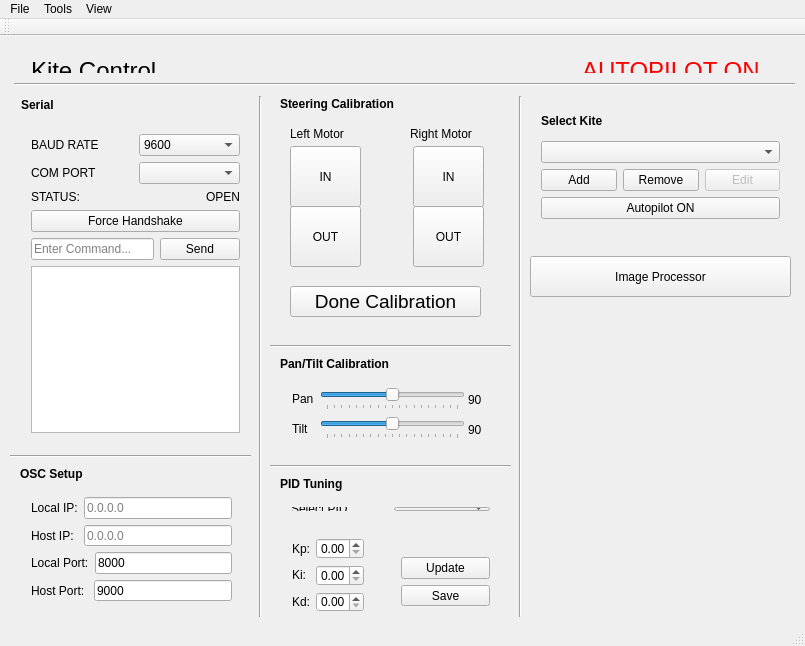
<?xml version="1.0" encoding="UTF-8"?>
<ui version="4.0">
 <class>MainWindow</class>
 <widget class="QMainWindow" name="MainWindow">
  <property name="geometry">
   <rect>
    <x>0</x>
    <y>0</y>
    <width>805</width>
    <height>646</height>
   </rect>
  </property>
  <property name="font">
   <font>
    <family>Arial</family>
   </font>
  </property>
  <property name="windowTitle">
   <string>Kite Control</string>
  </property>
  <property name="styleSheet">
   <string notr="true"/>
  </property>
  <widget class="QWidget" name="centralWidget">
   <widget class="Line" name="line">
    <property name="geometry">
     <rect>
      <x>14</x>
      <y>40</y>
      <width>781</width>
      <height>16</height>
     </rect>
    </property>
    <property name="sizePolicy">
     <sizepolicy hsizetype="Minimum" vsizetype="Fixed">
      <horstretch>0</horstretch>
      <verstretch>0</verstretch>
     </sizepolicy>
    </property>
    <property name="baseSize">
     <size>
      <width>0</width>
      <height>0</height>
     </size>
    </property>
    <property name="orientation">
     <enum>Qt::Horizontal</enum>
    </property>
   </widget>
   <widget class="Line" name="line_2">
    <property name="geometry">
     <rect>
      <x>250</x>
      <y>60</y>
      <width>20</width>
      <height>521</height>
     </rect>
    </property>
    <property name="orientation">
     <enum>Qt::Vertical</enum>
    </property>
   </widget>
   <widget class="Line" name="line_3">
    <property name="geometry">
     <rect>
      <x>10</x>
      <y>410</y>
      <width>241</width>
      <height>20</height>
     </rect>
    </property>
    <property name="orientation">
     <enum>Qt::Horizontal</enum>
    </property>
   </widget>
   <widget class="QPushButton" name="leftMotorInButton">
    <property name="geometry">
     <rect>
      <x>290</x>
      <y>110</y>
      <width>71</width>
      <height>61</height>
     </rect>
    </property>
    <property name="styleSheet">
     <string notr="true"/>
    </property>
    <property name="text">
     <string>IN</string>
    </property>
    <property name="checkable">
     <bool>false</bool>
    </property>
    <property name="autoDefault">
     <bool>false</bool>
    </property>
    <property name="default">
     <bool>false</bool>
    </property>
    <property name="flat">
     <bool>false</bool>
    </property>
   </widget>
   <widget class="QPushButton" name="leftMotorOutButton">
    <property name="geometry">
     <rect>
      <x>290</x>
      <y>170</y>
      <width>71</width>
      <height>61</height>
     </rect>
    </property>
    <property name="text">
     <string>OUT</string>
    </property>
   </widget>
   <widget class="QPushButton" name="rightMotorOutButton">
    <property name="geometry">
     <rect>
      <x>413</x>
      <y>170</y>
      <width>71</width>
      <height>61</height>
     </rect>
    </property>
    <property name="text">
     <string>OUT</string>
    </property>
   </widget>
   <widget class="QPushButton" name="rightMotorInButton">
    <property name="geometry">
     <rect>
      <x>413</x>
      <y>110</y>
      <width>71</width>
      <height>61</height>
     </rect>
    </property>
    <property name="text">
     <string>IN</string>
    </property>
   </widget>
   <widget class="QLabel" name="label_6">
    <property name="geometry">
     <rect>
      <x>290</x>
      <y>90</y>
      <width>66</width>
      <height>16</height>
     </rect>
    </property>
    <property name="text">
     <string>Left Motor</string>
    </property>
   </widget>
   <widget class="QLabel" name="label_7">
    <property name="geometry">
     <rect>
      <x>410</x>
      <y>90</y>
      <width>75</width>
      <height>16</height>
     </rect>
    </property>
    <property name="text">
     <string>Right Motor</string>
    </property>
   </widget>
   <widget class="QLabel" name="label_8">
    <property name="geometry">
     <rect>
      <x>20</x>
      <y>430</y>
      <width>71</width>
      <height>16</height>
     </rect>
    </property>
    <property name="text">
     <string>&lt;html&gt;&lt;head/&gt;&lt;body&gt;&lt;p&gt;&lt;span style=&quot; font-weight:600;&quot;&gt;OSC Setup&lt;/span&gt;&lt;/p&gt;&lt;/body&gt;&lt;/html&gt;</string>
    </property>
   </widget>
   <widget class="Line" name="line_5">
    <property name="geometry">
     <rect>
      <x>270</x>
      <y>300</y>
      <width>241</width>
      <height>20</height>
     </rect>
    </property>
    <property name="orientation">
     <enum>Qt::Horizontal</enum>
    </property>
   </widget>
   <widget class="QLabel" name="label_9">
    <property name="geometry">
     <rect>
      <x>280</x>
      <y>440</y>
      <width>81</width>
      <height>16</height>
     </rect>
    </property>
    <property name="text">
     <string>&lt;html&gt;&lt;head/&gt;&lt;body&gt;&lt;p&gt;&lt;span style=&quot; font-weight:600;&quot;&gt;PID Tuning&lt;/span&gt;&lt;/p&gt;&lt;/body&gt;&lt;/html&gt;</string>
    </property>
   </widget>
   <widget class="QWidget" name="layoutWidget">
    <property name="geometry">
     <rect>
      <x>281</x>
      <y>491</y>
      <width>94</width>
      <height>96</height>
     </rect>
    </property>
    <layout class="QHBoxLayout" name="horizontalLayout_4">
     <item>
      <layout class="QVBoxLayout" name="verticalLayout_3">
       <item>
        <widget class="QLabel" name="label_10">
         <property name="text">
          <string>Kp:</string>
         </property>
        </widget>
       </item>
       <item>
        <widget class="QLabel" name="label_12">
         <property name="text">
          <string>Ki:</string>
         </property>
        </widget>
       </item>
       <item>
        <widget class="QLabel" name="label_11">
         <property name="text">
          <string>Kd:</string>
         </property>
        </widget>
       </item>
      </layout>
     </item>
     <item>
      <layout class="QVBoxLayout" name="verticalLayout_4">
       <item>
        <widget class="QDoubleSpinBox" name="doubleSpinBox"/>
       </item>
       <item>
        <widget class="QDoubleSpinBox" name="doubleSpinBox_3"/>
       </item>
       <item>
        <widget class="QDoubleSpinBox" name="doubleSpinBox_2"/>
       </item>
      </layout>
     </item>
    </layout>
   </widget>
   <widget class="QLabel" name="label_13">
    <property name="geometry">
     <rect>
      <x>280</x>
      <y>60</y>
      <width>141</width>
      <height>16</height>
     </rect>
    </property>
    <property name="text">
     <string>&lt;html&gt;&lt;head/&gt;&lt;body&gt;&lt;p&gt;&lt;span style=&quot; font-weight:600;&quot;&gt;Steering Calibration&lt;/span&gt;&lt;/p&gt;&lt;/body&gt;&lt;/html&gt;</string>
    </property>
   </widget>
   <widget class="Line" name="line_6">
    <property name="windowModality">
     <enum>Qt::ApplicationModal</enum>
    </property>
    <property name="geometry">
     <rect>
      <x>510</x>
      <y>60</y>
      <width>20</width>
      <height>521</height>
     </rect>
    </property>
    <property name="font">
     <font>
      <pointsize>22</pointsize>
     </font>
    </property>
    <property name="orientation">
     <enum>Qt::Vertical</enum>
    </property>
   </widget>
   <widget class="QLabel" name="label_14">
    <property name="geometry">
     <rect>
      <x>280</x>
      <y>320</y>
      <width>141</width>
      <height>16</height>
     </rect>
    </property>
    <property name="text">
     <string>&lt;html&gt;&lt;head/&gt;&lt;body&gt;&lt;p&gt;&lt;span style=&quot; font-weight:600;&quot;&gt;Pan/Tilt Calibration&lt;/span&gt;&lt;/p&gt;&lt;/body&gt;&lt;/html&gt;</string>
    </property>
   </widget>
   <widget class="QWidget" name="layoutWidget">
    <property name="geometry">
     <rect>
      <x>281</x>
      <y>340</y>
      <width>223</width>
      <height>75</height>
     </rect>
    </property>
    <layout class="QHBoxLayout" name="horizontalLayout_7">
     <item>
      <layout class="QHBoxLayout" name="horizontalLayout_5">
       <item>
        <layout class="QVBoxLayout" name="verticalLayout_5">
         <item>
          <widget class="QLabel" name="label_15">
           <property name="text">
            <string>Pan</string>
           </property>
          </widget>
         </item>
         <item>
          <widget class="QLabel" name="label_17">
           <property name="text">
            <string>Tilt</string>
           </property>
          </widget>
         </item>
        </layout>
       </item>
       <item>
        <layout class="QVBoxLayout" name="verticalLayout_6">
         <item>
          <widget class="QSlider" name="panSlider">
           <property name="sizePolicy">
            <sizepolicy hsizetype="Ignored" vsizetype="Fixed">
             <horstretch>0</horstretch>
             <verstretch>0</verstretch>
            </sizepolicy>
           </property>
           <property name="minimumSize">
            <size>
             <width>145</width>
             <height>22</height>
            </size>
           </property>
           <property name="maximumSize">
            <size>
             <width>145</width>
             <height>22</height>
            </size>
           </property>
           <property name="maximum">
            <number>180</number>
           </property>
           <property name="value">
            <number>90</number>
           </property>
           <property name="orientation">
            <enum>Qt::Horizontal</enum>
           </property>
           <property name="tickPosition">
            <enum>QSlider::TicksBelow</enum>
           </property>
          </widget>
         </item>
         <item>
          <widget class="QSlider" name="tiltSlider">
           <property name="minimumSize">
            <size>
             <width>145</width>
             <height>22</height>
            </size>
           </property>
           <property name="maximumSize">
            <size>
             <width>145</width>
             <height>22</height>
            </size>
           </property>
           <property name="maximum">
            <number>180</number>
           </property>
           <property name="value">
            <number>90</number>
           </property>
           <property name="orientation">
            <enum>Qt::Horizontal</enum>
           </property>
           <property name="tickPosition">
            <enum>QSlider::TicksBelow</enum>
           </property>
          </widget>
         </item>
        </layout>
       </item>
      </layout>
     </item>
     <item>
      <layout class="QVBoxLayout" name="verticalLayout_7">
       <item>
        <widget class="QLabel" name="label_18">
         <property name="minimumSize">
          <size>
           <width>25</width>
           <height>25</height>
          </size>
         </property>
         <property name="maximumSize">
          <size>
           <width>25</width>
           <height>25</height>
          </size>
         </property>
         <property name="text">
          <string>90</string>
         </property>
        </widget>
       </item>
       <item>
        <widget class="QLabel" name="label_19">
         <property name="minimumSize">
          <size>
           <width>25</width>
           <height>25</height>
          </size>
         </property>
         <property name="maximumSize">
          <size>
           <width>25</width>
           <height>25</height>
          </size>
         </property>
         <property name="text">
          <string>90</string>
         </property>
        </widget>
       </item>
      </layout>
     </item>
    </layout>
   </widget>
   <widget class="QLabel" name="label_22">
    <property name="geometry">
     <rect>
      <x>21</x>
      <y>61</y>
      <width>42</width>
      <height>16</height>
     </rect>
    </property>
    <property name="text">
     <string>&lt;html&gt;&lt;head/&gt;&lt;body&gt;&lt;p&gt;&lt;span style=&quot; font-weight:600;&quot;&gt;Serial &lt;/span&gt;&lt;/p&gt;&lt;/body&gt;&lt;/html&gt;</string>
    </property>
   </widget>
   <widget class="QWidget" name="layoutWidget">
    <property name="geometry">
     <rect>
      <x>20</x>
      <y>87</y>
      <width>231</width>
      <height>321</height>
     </rect>
    </property>
    <layout class="QVBoxLayout" name="verticalLayout_9">
     <item>
      <layout class="QVBoxLayout" name="verticalLayout_8">
       <item>
        <layout class="QHBoxLayout" name="horizontalLayout">
         <item>
          <widget class="QLabel" name="label_20">
           <property name="text">
            <string>BAUD RATE</string>
           </property>
          </widget>
         </item>
         <item>
          <widget class="QComboBox" name="baudRateMenu">
           <item>
            <property name="text">
             <string>9600</string>
            </property>
           </item>
           <item>
            <property name="text">
             <string>115200</string>
            </property>
           </item>
          </widget>
         </item>
        </layout>
       </item>
       <item>
        <layout class="QHBoxLayout" name="horizontalLayout_6">
         <item>
          <widget class="QLabel" name="label_21">
           <property name="text">
            <string>COM PORT</string>
           </property>
          </widget>
         </item>
         <item>
          <widget class="QComboBox" name="portMenu">
           <property name="currentText">
            <string/>
           </property>
          </widget>
         </item>
        </layout>
       </item>
       <item>
        <layout class="QHBoxLayout" name="horizontalLayout_8">
         <item>
          <widget class="QLabel" name="label_3">
           <property name="text">
            <string>&lt;html&gt;&lt;head/&gt;&lt;body&gt;&lt;p&gt;STATUS:&lt;/p&gt;&lt;/body&gt;&lt;/html&gt;</string>
           </property>
          </widget>
         </item>
         <item>
          <widget class="QLabel" name="serialStatusLabel">
           <property name="text">
            <string>&lt;html&gt;&lt;head/&gt;&lt;body&gt;&lt;p align=&quot;right&quot;&gt;OPEN&lt;/p&gt;&lt;/body&gt;&lt;/html&gt;</string>
           </property>
          </widget>
         </item>
        </layout>
       </item>
      </layout>
     </item>
     <item>
      <widget class="QPushButton" name="forceHandshakeButton">
       <property name="text">
        <string>Force Handshake</string>
       </property>
      </widget>
     </item>
     <item>
      <layout class="QHBoxLayout" name="horizontalLayout_9">
       <item>
        <widget class="QLineEdit" name="serialInput">
         <property name="focusPolicy">
          <enum>Qt::StrongFocus</enum>
         </property>
         <property name="autoFillBackground">
          <bool>false</bool>
         </property>
         <property name="text">
          <string/>
         </property>
         <property name="placeholderText">
          <string>Enter Command...</string>
         </property>
        </widget>
       </item>
       <item>
        <widget class="QPushButton" name="serialSendButton">
         <property name="text">
          <string>Send</string>
         </property>
        </widget>
       </item>
      </layout>
     </item>
     <item>
      <widget class="QTextBrowser" name="serialMonitor">
       <property name="enabled">
        <bool>true</bool>
       </property>
       <property name="cursor" stdset="0">
        <cursorShape>IBeamCursor</cursorShape>
       </property>
       <property name="mouseTracking">
        <bool>false</bool>
       </property>
       <property name="html">
        <string>&lt;!DOCTYPE HTML PUBLIC &quot;-//W3C//DTD HTML 4.0//EN&quot; &quot;http://www.w3.org/TR/REC-html40/strict.dtd&quot;&gt;
&lt;html&gt;&lt;head&gt;&lt;meta name=&quot;qrichtext&quot; content=&quot;1&quot; /&gt;&lt;style type=&quot;text/css&quot;&gt;
p, li { white-space: pre-wrap; }
&lt;/style&gt;&lt;/head&gt;&lt;body style=&quot; font-family:'Arial'; font-size:8.25pt; font-weight:400; font-style:normal;&quot;&gt;
&lt;p style=&quot;-qt-paragraph-type:empty; margin-top:0px; margin-bottom:0px; margin-left:0px; margin-right:0px; -qt-block-indent:0; text-indent:0px; font-family:'Lucida Grande'; font-size:13pt;&quot;&gt;&lt;br /&gt;&lt;/p&gt;&lt;/body&gt;&lt;/html&gt;</string>
       </property>
      </widget>
     </item>
    </layout>
   </widget>
   <widget class="QPushButton" name="stopButton">
    <property name="geometry">
     <rect>
      <x>290</x>
      <y>250</y>
      <width>191</width>
      <height>31</height>
     </rect>
    </property>
    <property name="font">
     <font>
      <family>Arial</family>
      <pointsize>14</pointsize>
     </font>
    </property>
    <property name="toolTip">
     <string>&lt;html&gt;&lt;head/&gt;&lt;body&gt;&lt;p&gt;&lt;span style=&quot; font-size:9pt;&quot;&gt;Click to exit calibration mode.&lt;/span&gt;&lt;/p&gt;&lt;/body&gt;&lt;/html&gt;</string>
    </property>
    <property name="autoFillBackground">
     <bool>false</bool>
    </property>
    <property name="text">
     <string>Done Calibration</string>
    </property>
    <property name="checkable">
     <bool>false</bool>
    </property>
    <property name="flat">
     <bool>false</bool>
    </property>
   </widget>
   <widget class="QWidget" name="layoutWidget">
    <property name="geometry">
     <rect>
      <x>280</x>
      <y>460</y>
      <width>221</width>
      <height>26</height>
     </rect>
    </property>
    <layout class="QHBoxLayout" name="horizontalLayout_10">
     <item>
      <widget class="QLabel" name="label_4">
       <property name="text">
        <string>Select PID</string>
       </property>
      </widget>
     </item>
     <item>
      <widget class="QComboBox" name="pidMenu">
       <item>
        <property name="text">
         <string>Pan Motor</string>
        </property>
       </item>
       <item>
        <property name="text">
         <string>Tilt Motor</string>
        </property>
       </item>
       <item>
        <property name="text">
         <string>Kite</string>
        </property>
       </item>
      </widget>
     </item>
    </layout>
   </widget>
   <widget class="Line" name="line_7">
    <property name="geometry">
     <rect>
      <x>270</x>
      <y>420</y>
      <width>241</width>
      <height>20</height>
     </rect>
    </property>
    <property name="orientation">
     <enum>Qt::Horizontal</enum>
    </property>
   </widget>
   <widget class="QWidget" name="layoutWidget">
    <property name="geometry">
     <rect>
      <x>20</x>
      <y>450</y>
      <width>223</width>
      <height>126</height>
     </rect>
    </property>
    <layout class="QVBoxLayout" name="verticalLayout_11">
     <item>
      <layout class="QHBoxLayout" name="horizontalLayout_3">
       <item>
        <layout class="QHBoxLayout" name="horizontalLayout_2">
         <item>
          <layout class="QVBoxLayout" name="verticalLayout">
           <item>
            <widget class="QLabel" name="label_2">
             <property name="text">
              <string>Local IP:</string>
             </property>
            </widget>
           </item>
           <item>
            <widget class="QLabel" name="label_5">
             <property name="text">
              <string>Host IP:</string>
             </property>
            </widget>
           </item>
          </layout>
         </item>
        </layout>
       </item>
       <item>
        <layout class="QVBoxLayout" name="verticalLayout_2">
         <item>
          <widget class="QLineEdit" name="localIP">
           <property name="placeholderText">
            <string>0.0.0.0</string>
           </property>
          </widget>
         </item>
         <item>
          <widget class="QLineEdit" name="hostIP">
           <property name="placeholderText">
            <string>0.0.0.0</string>
           </property>
          </widget>
         </item>
        </layout>
       </item>
      </layout>
     </item>
     <item>
      <layout class="QVBoxLayout" name="verticalLayout_10">
       <item>
        <layout class="QHBoxLayout" name="horizontalLayout_11">
         <item>
          <widget class="QLabel" name="label_16">
           <property name="text">
            <string>Local Port:</string>
           </property>
          </widget>
         </item>
         <item>
          <widget class="QLineEdit" name="lineEdit">
           <property name="text">
            <string>8000</string>
           </property>
          </widget>
         </item>
        </layout>
       </item>
       <item>
        <layout class="QHBoxLayout" name="horizontalLayout_12">
         <item>
          <widget class="QLabel" name="label_23">
           <property name="text">
            <string>Host Port: </string>
           </property>
          </widget>
         </item>
         <item>
          <widget class="QLineEdit" name="lineEdit_2">
           <property name="text">
            <string>9000</string>
           </property>
          </widget>
         </item>
        </layout>
       </item>
      </layout>
     </item>
    </layout>
   </widget>
   <widget class="QWidget" name="layoutWidget">
    <property name="geometry">
     <rect>
      <x>20</x>
      <y>10</y>
      <width>751</width>
      <height>38</height>
     </rect>
    </property>
    <layout class="QHBoxLayout" name="horizontalLayout_13">
     <item>
      <widget class="QLabel" name="label">
       <property name="text">
        <string>&lt;html&gt;&lt;head/&gt;&lt;body&gt;&lt;p&gt;&lt;span style=&quot; font-size:18pt;&quot;&gt;Kite Control&lt;/span&gt;&lt;/p&gt;&lt;/body&gt;&lt;/html&gt;</string>
       </property>
      </widget>
     </item>
     <item>
      <spacer name="horizontalSpacer">
       <property name="orientation">
        <enum>Qt::Horizontal</enum>
       </property>
       <property name="sizeHint" stdset="0">
        <size>
         <width>40</width>
         <height>20</height>
        </size>
       </property>
      </spacer>
     </item>
     <item>
      <widget class="QLabel" name="currentModeLabel">
       <property name="font">
        <font>
         <family>Arial</family>
         <pointsize>18</pointsize>
        </font>
       </property>
       <property name="text">
        <string>&lt;html&gt;&lt;head/&gt;&lt;body&gt;&lt;p&gt;&lt;span style=&quot; font-size:18pt; color:#ff0000;&quot;&gt;AUTOPILOT ON&lt;/span&gt;&lt;/p&gt;&lt;/body&gt;&lt;/html&gt;</string>
       </property>
      </widget>
     </item>
    </layout>
   </widget>
   <widget class="QWidget" name="layoutWidget">
    <property name="geometry">
     <rect>
      <x>390</x>
      <y>510</y>
      <width>111</width>
      <height>71</height>
     </rect>
    </property>
    <layout class="QVBoxLayout" name="verticalLayout_14">
     <item>
      <widget class="QPushButton" name="updatePidButton">
       <property name="text">
        <string>Update</string>
       </property>
      </widget>
     </item>
     <item>
      <widget class="QPushButton" name="savePidButton">
       <property name="text">
        <string>Save</string>
       </property>
      </widget>
     </item>
    </layout>
   </widget>
   <widget class="QWidget" name="layoutWidget">
    <property name="geometry">
     <rect>
      <x>530</x>
      <y>60</y>
      <width>261</width>
      <height>134</height>
     </rect>
    </property>
    <layout class="QVBoxLayout" name="verticalLayout_15">
     <item>
      <layout class="QVBoxLayout" name="verticalLayout_13">
       <item>
        <widget class="QLabel" name="label_24">
         <property name="text">
          <string>&lt;html&gt;&lt;head/&gt;&lt;body&gt;&lt;p&gt;&lt;span style=&quot; font-weight:600;&quot;&gt;Select Kite&lt;/span&gt;&lt;/p&gt;&lt;/body&gt;&lt;/html&gt;</string>
         </property>
        </widget>
       </item>
       <item>
        <layout class="QVBoxLayout" name="verticalLayout_12">
         <item>
          <widget class="QComboBox" name="kiteComboBox"/>
         </item>
         <item>
          <layout class="QHBoxLayout" name="horizontalLayout_14">
           <item>
            <widget class="QPushButton" name="addKiteButton">
             <property name="text">
              <string>Add</string>
             </property>
            </widget>
           </item>
           <item>
            <widget class="QPushButton" name="removeKiteButton">
             <property name="text">
              <string>Remove</string>
             </property>
            </widget>
           </item>
           <item>
            <widget class="QPushButton" name="kiteInfoButton">
             <property name="enabled">
              <bool>false</bool>
             </property>
             <property name="text">
              <string>Edit</string>
             </property>
            </widget>
           </item>
          </layout>
         </item>
        </layout>
       </item>
      </layout>
     </item>
     <item>
      <widget class="QPushButton" name="autoPilotBtn">
       <property name="enabled">
        <bool>true</bool>
       </property>
       <property name="autoFillBackground">
        <bool>true</bool>
       </property>
       <property name="styleSheet">
        <string notr="true">    this{rgb(0, 128, 255)};
</string>
       </property>
       <property name="text">
        <string>Autopilot ON</string>
       </property>
       <property name="default">
        <bool>false</bool>
       </property>
       <property name="flat">
        <bool>false</bool>
       </property>
      </widget>
     </item>
    </layout>
   </widget>
   <widget class="QPushButton" name="imgProcButton">
    <property name="geometry">
     <rect>
      <x>530</x>
      <y>220</y>
      <width>261</width>
      <height>41</height>
     </rect>
    </property>
    <property name="text">
     <string>Image Processor</string>
    </property>
   </widget>
   <zorder>layoutWidget</zorder>
   <zorder>layoutWidget</zorder>
   <zorder>layoutWidget</zorder>
   <zorder>layoutWidget</zorder>
   <zorder>layoutWidget</zorder>
   <zorder>label_22</zorder>
   <zorder>layoutWidget</zorder>
   <zorder>layoutWidget</zorder>
   <zorder>line</zorder>
   <zorder>line_2</zorder>
   <zorder>line_3</zorder>
   <zorder>leftMotorInButton</zorder>
   <zorder>leftMotorOutButton</zorder>
   <zorder>rightMotorOutButton</zorder>
   <zorder>rightMotorInButton</zorder>
   <zorder>label_6</zorder>
   <zorder>label_7</zorder>
   <zorder>label_8</zorder>
   <zorder>line_5</zorder>
   <zorder>label_9</zorder>
   <zorder>layoutWidget</zorder>
   <zorder>label_13</zorder>
   <zorder>line_6</zorder>
   <zorder>label_14</zorder>
   <zorder>stopButton</zorder>
   <zorder>line_7</zorder>
   <zorder>imgProcButton</zorder>
  </widget>
  <widget class="QMenuBar" name="menuBar">
   <property name="geometry">
    <rect>
     <x>0</x>
     <y>0</y>
     <width>805</width>
     <height>21</height>
    </rect>
   </property>
   <widget class="QMenu" name="menuTools">
    <property name="title">
     <string>Tools</string>
    </property>
    <addaction name="actionPower_Info"/>
    <addaction name="actionImage_Processor"/>
   </widget>
   <widget class="QMenu" name="menuView">
    <property name="title">
     <string>View</string>
    </property>
   </widget>
   <widget class="QMenu" name="menuFile">
    <property name="title">
     <string>File</string>
    </property>
    <addaction name="actionSave"/>
   </widget>
   <addaction name="menuFile"/>
   <addaction name="menuTools"/>
   <addaction name="menuView"/>
  </widget>
  <widget class="QToolBar" name="mainToolBar">
   <attribute name="toolBarArea">
    <enum>TopToolBarArea</enum>
   </attribute>
   <attribute name="toolBarBreak">
    <bool>false</bool>
   </attribute>
  </widget>
  <widget class="QStatusBar" name="statusBar"/>
  <action name="actionSerial_Port">
   <property name="text">
    <string>Serial Port</string>
   </property>
  </action>
  <action name="actionJoystick_Options">
   <property name="text">
    <string>Select Joystick</string>
   </property>
  </action>
  <action name="actionSave">
   <property name="text">
    <string>Save </string>
   </property>
  </action>
  <action name="actionPower_Info">
   <property name="text">
    <string>Power Info</string>
   </property>
  </action>
  <action name="actionImage_Processor">
   <property name="text">
    <string>Image Processor</string>
   </property>
  </action>
 </widget>
 <layoutdefault spacing="6" margin="11"/>
 <tabstops>
  <tabstop>serialInput</tabstop>
  <tabstop>localIP</tabstop>
  <tabstop>hostIP</tabstop>
  <tabstop>panSlider</tabstop>
  <tabstop>tiltSlider</tabstop>
  <tabstop>leftMotorInButton</tabstop>
  <tabstop>leftMotorOutButton</tabstop>
  <tabstop>rightMotorInButton</tabstop>
  <tabstop>rightMotorOutButton</tabstop>
  <tabstop>updatePidButton</tabstop>
  <tabstop>savePidButton</tabstop>
  <tabstop>portMenu</tabstop>
  <tabstop>serialMonitor</tabstop>
  <tabstop>baudRateMenu</tabstop>
  <tabstop>pidMenu</tabstop>
  <tabstop>stopButton</tabstop>
  <tabstop>serialSendButton</tabstop>
 </tabstops>
 <resources/>
 <connections>
  <connection>
   <sender>panSlider</sender>
   <signal>valueChanged(int)</signal>
   <receiver>label_18</receiver>
   <slot>setNum(int)</slot>
   <hints>
    <hint type="sourcelabel">
     <x>454</x>
     <y>403</y>
    </hint>
    <hint type="destinationlabel">
     <x>501</x>
     <y>404</y>
    </hint>
   </hints>
  </connection>
  <connection>
   <sender>tiltSlider</sender>
   <signal>valueChanged(int)</signal>
   <receiver>label_19</receiver>
   <slot>setNum(int)</slot>
   <hints>
    <hint type="sourcelabel">
     <x>454</x>
     <y>437</y>
    </hint>
    <hint type="destinationlabel">
     <x>501</x>
     <y>440</y>
    </hint>
   </hints>
  </connection>
  <connection>
   <sender>autoPilotBtn</sender>
   <signal>clicked()</signal>
   <receiver>stopButton</receiver>
   <slot>click()</slot>
   <hints>
    <hint type="sourcelabel">
     <x>613</x>
     <y>212</y>
    </hint>
    <hint type="destinationlabel">
     <x>455</x>
     <y>295</y>
    </hint>
   </hints>
  </connection>
 </connections>
</ui>
